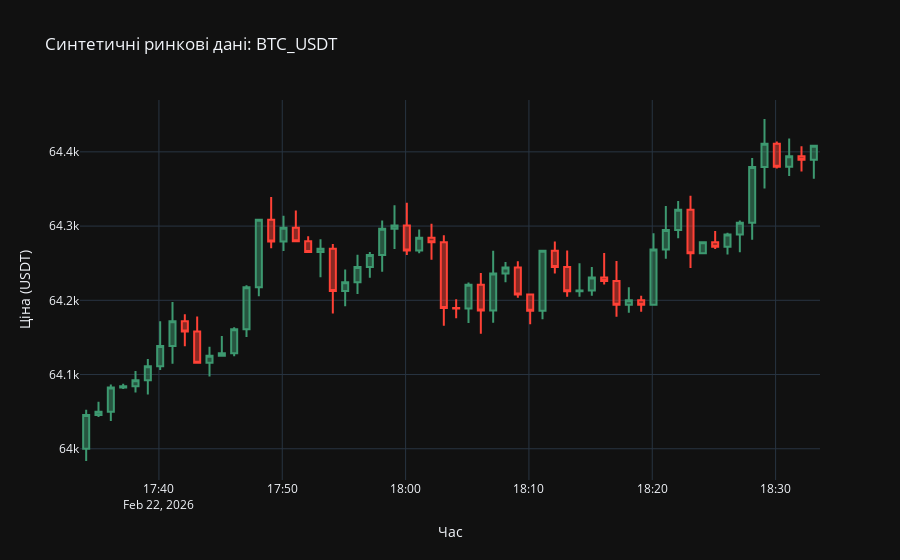

Here is the notebook cell this chart was saved with:
### Markdown cell above
## 8. Практична симуляція: Генерація та візуалізація даних
Для перевірки концепції підсистеми **Market Data** згенеруємо синтетичний набір даних (OHLCV) та візуалізуємо його за допомогою інтерактивного графіка.

### Code cell
import json
import random
import pandas as pd
import plotly.graph_objects as go
from datetime import datetime, timedelta, timezone

def generate_market_data(symbol="BTC_USDT", start_price=64000.0, minutes=60):
    market_data = {
        "metadata": {
            "exchange": "EventHub_DEX",
            "symbol": symbol,
            "interval": "1m",
            "asset_class": "crypto"
        },
        "data": []
    }
    
    current_time = datetime.now(timezone.utc) - timedelta(minutes=minutes)
    current_price = start_price
    
    for i in range(minutes):
        volatility = current_price * 0.0005 
        open_price = current_price
        close_price = open_price + random.gauss(0, volatility)
        
        high_price = max(open_price, close_price) + abs(random.gauss(0, volatility / 2))
        low_price = min(open_price, close_price) - abs(random.gauss(0, volatility / 2))
        
        base_volume = random.uniform(5.0, 25.0)
        quote_volume = base_volume * close_price
        trades_count = int(random.uniform(100, 500))
        
        candle = {
            "timestamp": current_time.strftime("%Y-%m-%dT%H:%M:%SZ"),
            "open": round(open_price, 2),
            "high": round(high_price, 2),
            "low": round(low_price, 2),
            "close": round(close_price, 2),
            "volume": round(base_volume, 4),
            "quote_asset_volume": round(quote_volume, 2),
            "number_of_trades": trades_count
        }
        market_data["data"].append(candle)
        current_price = close_price
        current_time += timedelta(minutes=1)
        
    return market_data

synthetic_dataset = generate_market_data(minutes=60)

df = pd.DataFrame(synthetic_dataset["data"])
df['timestamp'] = pd.to_datetime(df['timestamp'])

fig = go.Figure(data=[go.Candlestick(
    x=df['timestamp'],
    open=df['open'],
    high=df['high'],
    low=df['low'],
    close=df['close'],
    name=synthetic_dataset["metadata"]["symbol"]
)])

fig.update_layout(
    title=f"Синтетичні ринкові дані: {synthetic_dataset['metadata']['symbol']}",
    yaxis_title="Ціна (USDT)",
    xaxis_title="Час",
    xaxis_rangeslider_visible=False,
    template="plotly_dark"
)

print("Красивий Вивід (Рендеринг для фронтенду):")
fig.show()

print("Технічний вивід (структура та перші 2 записи для Time-Series БД):")
preview_data = {
    "metadata": synthetic_dataset["metadata"],
    "data": synthetic_dataset["data"][:2]
}
print(json.dumps(preview_data, indent=2))
